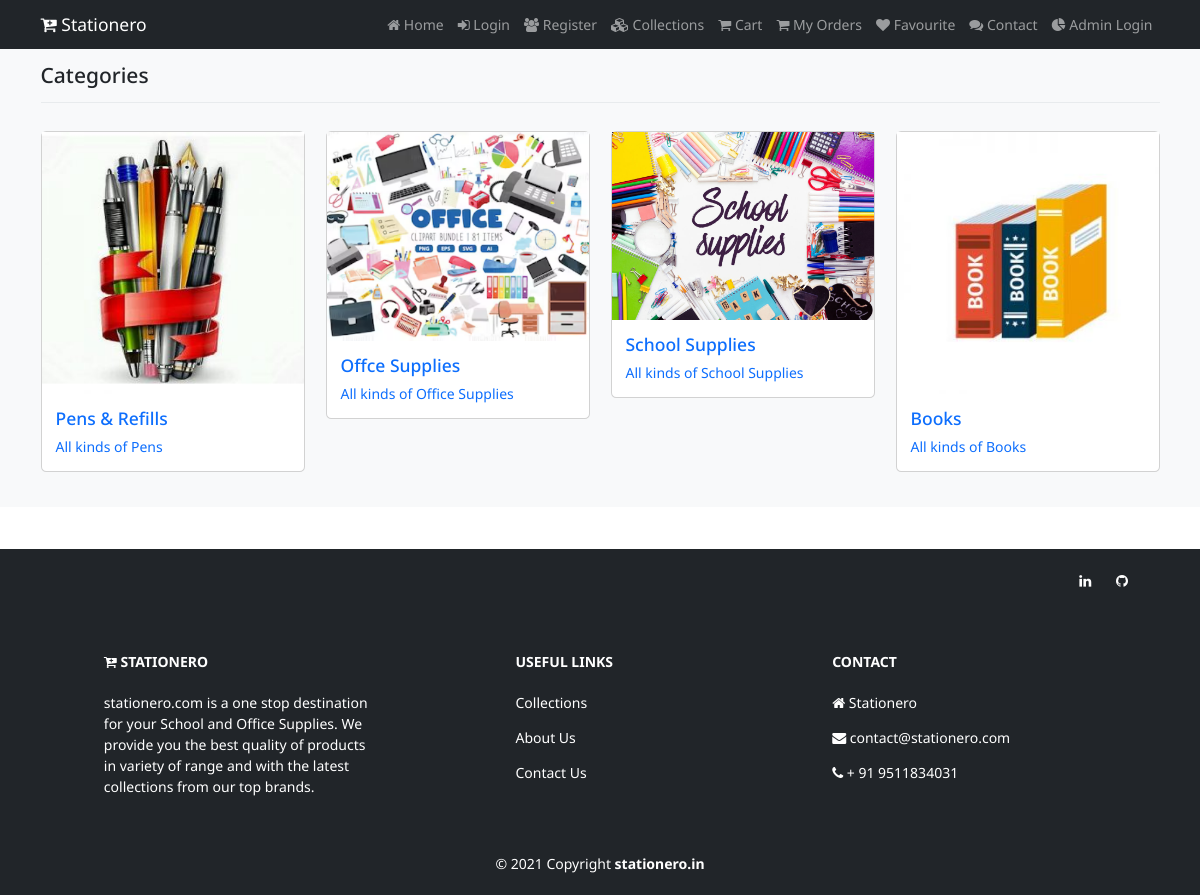
The page /collections on the database its author committed.
### shop/models.py (models this page shows, shortened)
class Catagory(models.Model):
    name=models.CharField(max_length=150,null=False,blank=False)
    image=models.ImageField(upload_to=getFileName,null=True,blank=True)
    description=models.TextField(max_length=500,null=False,blank=False)
    status=models.BooleanField(default=False,help_text="0-show,1-Hidden")
    created_at=models.DateTimeField(auto_now_add=True)

### shop/views.py (the view)
# urls.py: path('collections',views.collections, name="collections"),
def collections(request):
    catagory=Catagory.objects.filter(status=0)
    return render(request, "shop/collections.html",{"catagory":catagory})

### shop/templates/shop/collections.html (shortened to what this page needs)
{% extends 'shop/layouts/main.html' %}
{% block content %}
  <section class="bg-light py-4 my-5">
    <div class="container">
      <div class="row">
        <div class="col-12">
          <h4 class="mb-3">Categories</h4>
          <hr style="border-color:#b8bfc2;">
        </div>
          {% for item in catagory %}
          <div class="col-md-4 col-lg-3">
            <div class="card my-3">
              <img src="{{item.image.url}}" class="card-image-top" alt="Categories">
                <a href="{% url 'collections' item.name %}">
                  <div class="card-body">
                    <h5 class="card-title text-primary">{{ item.name }}</h5>
                    <p class="card-text">{{ item.description }}</p>
                  </div>
                </a>
            </div>
          </div>
          {% endfor %}
  </section>
{% endblock content %}

### static/css/style.css (style rules this page uses)
html { font-size: 14px; }
body { font-family: 'Noto Sans', sans-serif; }
a { text-decoration: none; }

### rows shown on the page
Catagory: image (picture), name "Pens & Refills", description "All kinds of Pens"
Catagory: image (picture), name "Offce Supplies", description "All kinds of Office Supplies"
Catagory: image (picture), name "School Supplies", description "All kinds of School Supplies"
Catagory: image (picture), name "Books", description "All kinds of Books"
